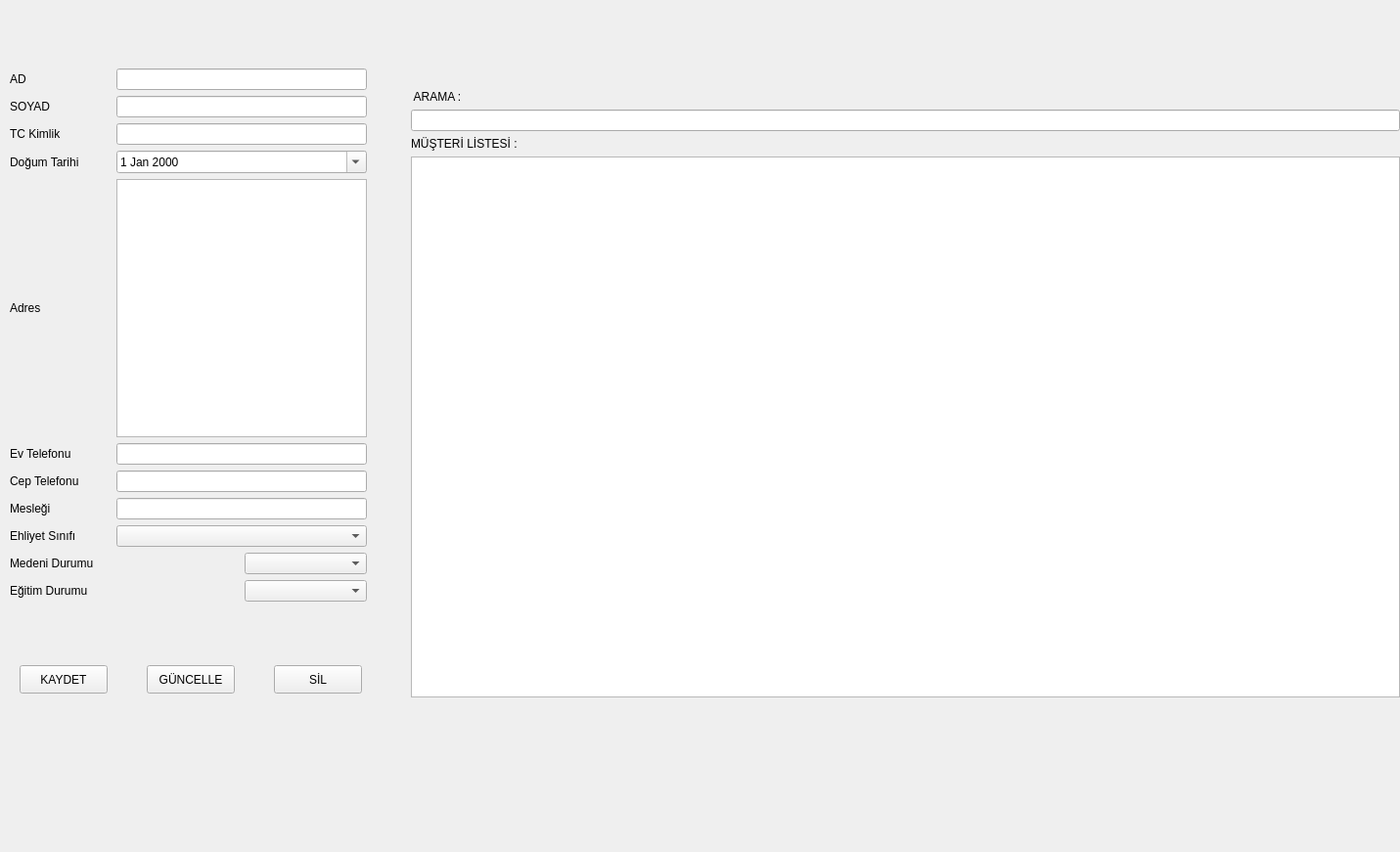
<?xml version="1.0" encoding="UTF-8"?>
<ui version="4.0">
 <class>MusteriFormu</class>
 <widget class="QWidget" name="MusteriFormu">
  <property name="geometry">
   <rect>
    <x>0</x>
    <y>0</y>
    <width>1431</width>
    <height>871</height>
   </rect>
  </property>
  <property name="windowTitle">
   <string>musteri bilgileri</string>
  </property>
  <widget class="QPushButton" name="btn_kaydet">
   <property name="geometry">
    <rect>
     <x>20</x>
     <y>680</y>
     <width>90</width>
     <height>29</height>
    </rect>
   </property>
   <property name="text">
    <string>KAYDET</string>
   </property>
  </widget>
  <widget class="QPushButton" name="btn_guncelle">
   <property name="geometry">
    <rect>
     <x>150</x>
     <y>680</y>
     <width>90</width>
     <height>29</height>
    </rect>
   </property>
   <property name="text">
    <string>GÜNCELLE</string>
   </property>
  </widget>
  <widget class="QPushButton" name="btn_sil">
   <property name="geometry">
    <rect>
     <x>280</x>
     <y>680</y>
     <width>90</width>
     <height>29</height>
    </rect>
   </property>
   <property name="text">
    <string>SİL</string>
   </property>
  </widget>
  <widget class="QWidget" name="layoutWidget">
   <property name="geometry">
    <rect>
     <x>10</x>
     <y>70</y>
     <width>365</width>
     <height>545</height>
    </rect>
   </property>
   <layout class="QGridLayout" name="gridLayout">
    <item row="0" column="0">
     <widget class="QLabel" name="label">
      <property name="text">
       <string>AD</string>
      </property>
     </widget>
    </item>
    <item row="0" column="1" colspan="2">
     <widget class="QLineEdit" name="txt_ad">
      <property name="text">
       <string/>
      </property>
     </widget>
    </item>
    <item row="1" column="0">
     <widget class="QLabel" name="label_2">
      <property name="text">
       <string>SOYAD</string>
      </property>
     </widget>
    </item>
    <item row="1" column="1" colspan="2">
     <widget class="QLineEdit" name="txt_soyad"/>
    </item>
    <item row="2" column="0">
     <widget class="QLabel" name="label_7">
      <property name="text">
       <string>TC Kimlik</string>
      </property>
     </widget>
    </item>
    <item row="2" column="1" colspan="2">
     <widget class="QLineEdit" name="txt_tc"/>
    </item>
    <item row="3" column="0">
     <widget class="QLabel" name="label_3">
      <property name="text">
       <string>Doğum Tarihi</string>
      </property>
     </widget>
    </item>
    <item row="3" column="1" colspan="2">
     <widget class="QDateEdit" name="date_dogum">
      <property name="calendarPopup">
       <bool>true</bool>
      </property>
     </widget>
    </item>
    <item row="4" column="0">
     <widget class="QLabel" name="label_5">
      <property name="text">
       <string>Adres</string>
      </property>
     </widget>
    </item>
    <item row="4" column="1" colspan="2">
     <widget class="QTextEdit" name="txt_adres"/>
    </item>
    <item row="5" column="0">
     <widget class="QLabel" name="label_6">
      <property name="text">
       <string>Ev Telefonu</string>
      </property>
     </widget>
    </item>
    <item row="5" column="1" colspan="2">
     <widget class="QLineEdit" name="txt_telefon_ev"/>
    </item>
    <item row="6" column="0">
     <widget class="QLabel" name="label_4">
      <property name="text">
       <string>Cep Telefonu</string>
      </property>
     </widget>
    </item>
    <item row="6" column="1" colspan="2">
     <widget class="QLineEdit" name="txt_telefon_cep"/>
    </item>
    <item row="7" column="0">
     <widget class="QLabel" name="label_9">
      <property name="text">
       <string>Mesleği</string>
      </property>
     </widget>
    </item>
    <item row="7" column="1" colspan="2">
     <widget class="QLineEdit" name="txt_meslek"/>
    </item>
    <item row="8" column="0">
     <widget class="QLabel" name="label_8">
      <property name="text">
       <string>Ehliyet Sınıfı</string>
      </property>
     </widget>
    </item>
    <item row="8" column="1" colspan="2">
     <widget class="QComboBox" name="cmb_ehliyet"/>
    </item>
    <item row="9" column="0" colspan="2">
     <widget class="QLabel" name="label_11">
      <property name="text">
       <string>Medeni Durumu</string>
      </property>
     </widget>
    </item>
    <item row="9" column="2">
     <widget class="QComboBox" name="cmb_medeni"/>
    </item>
    <item row="10" column="2">
     <widget class="QComboBox" name="cmb_egitim"/>
    </item>
    <item row="10" column="0" colspan="2">
     <widget class="QLabel" name="label_10">
      <property name="text">
       <string>Eğitim Durumu</string>
      </property>
     </widget>
    </item>
   </layout>
  </widget>
  <widget class="QWidget" name="layoutWidget">
   <property name="geometry">
    <rect>
     <x>420</x>
     <y>92</y>
     <width>1011</width>
     <height>621</height>
    </rect>
   </property>
   <layout class="QVBoxLayout" name="verticalLayout">
    <item>
     <widget class="QLabel" name="label_12">
      <property name="text">
       <string> ARAMA :</string>
      </property>
     </widget>
    </item>
    <item>
     <widget class="QLineEdit" name="txt_arama"/>
    </item>
    <item>
     <widget class="QLabel" name="label_13">
      <property name="text">
       <string>MÜŞTERİ LİSTESİ :</string>
      </property>
     </widget>
    </item>
    <item>
     <widget class="QTableWidget" name="tbl_liste"/>
    </item>
   </layout>
  </widget>
 </widget>
 <resources/>
 <connections/>
</ui>
